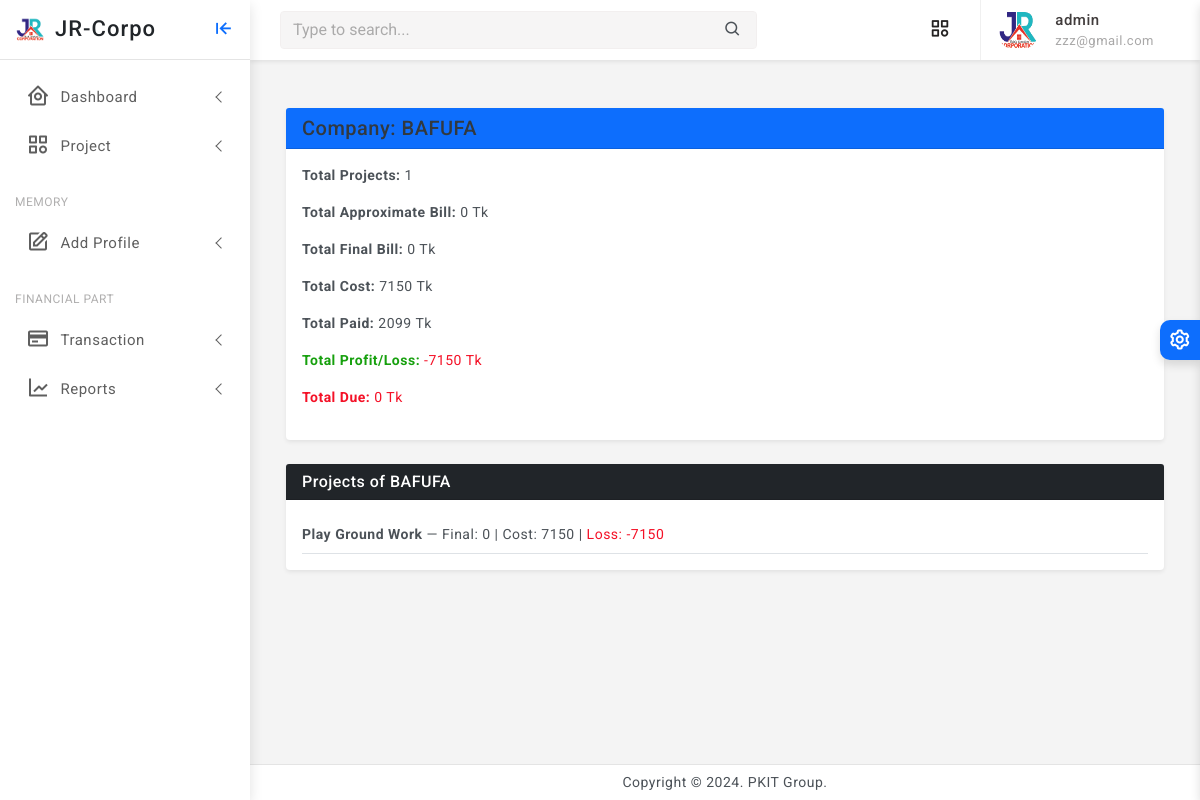
Before: /company/8/summary/ (signed in) with the older database file.
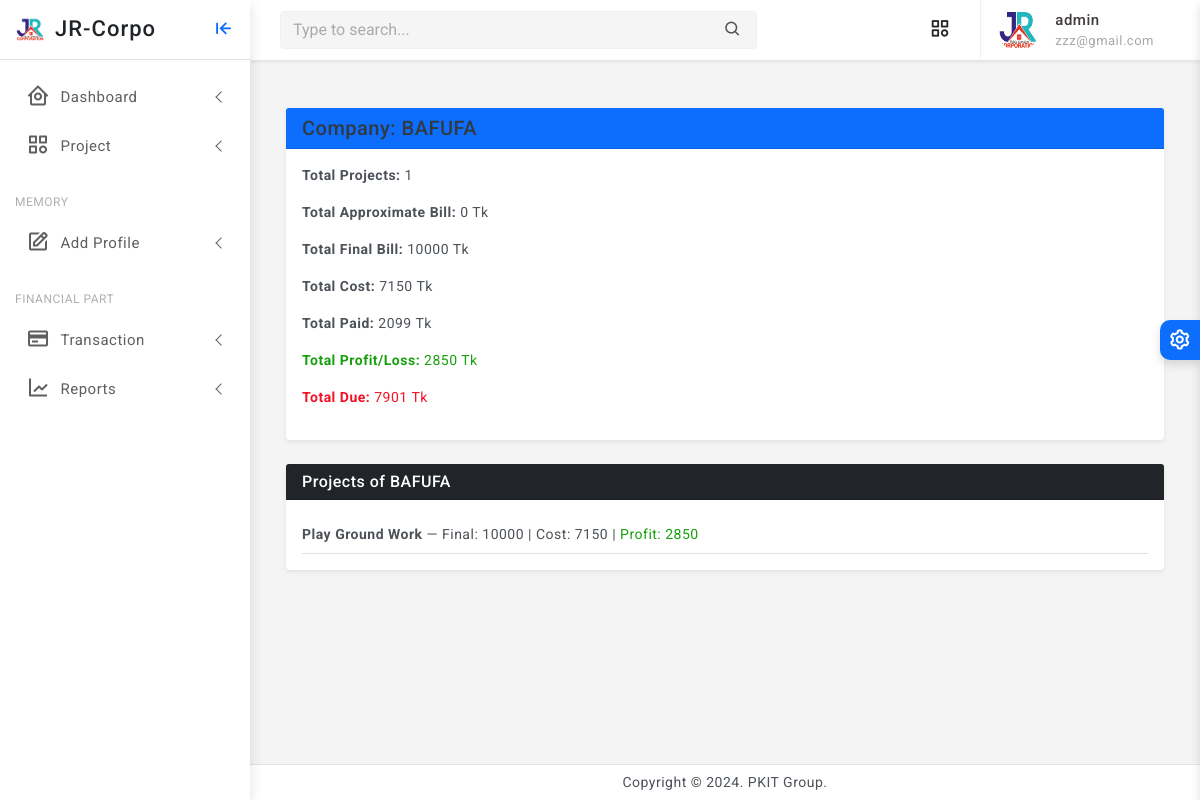
After: the same page with the newer database file.
### core/models.py (models this page shows, shortened)
class Project(models.Model):
    STATUS_CHOICES = [
        ('RUNNING', 'Running'),
        ('TRIAL', 'Trial Period'),
        ('CLOSED', 'Closed'),
        ('OTHER', 'Other'),
    ]
    company = models.ForeignKey(Company, on_delete=models.CASCADE, related_name='projects')
    name = models.CharField(max_length=255)
    location = models.CharField(max_length=255)
    approximate_bill = models.PositiveIntegerField(default=0)
    current_cost = models.PositiveIntegerField(default=0, null=True, blank=True)
    final_bill = models.PositiveIntegerField(default=0, null=True, blank=True)
    current_paid = models.PositiveIntegerField(default=0, null=True, blank=True)
    created_at = models.DateTimeField(auto_now_add=True)
    updated_at = models.DateTimeField(auto_now=True)
    status = models.CharField(max_length=10, null=True, blank=True, choices=STATUS_CHOICES, default='RUNNING')
    @property
    def profit_or_loss(self):
        if self.final_bill is not None and self.current_cost is not None:
            return self.final_bill - self.current_cost
        return 0
    @property
    def due(self):
        if self.final_bill and self.final_bill > 0:
            return self.final_bill - (self.current_paid or 0)
        return 0

### core/views.py (the view)
# urls.py: path('company/<int:company_id>/summary/', views.company_projects_summary, name='company_projects_summary'),
@staff_required
def company_projects_summary(request, company_id):
    company = get_object_or_404(Company, pk=company_id)
    projects = company.projects.all()
    total_approximate = projects.aggregate(total=Sum('approximate_bill'))['total'] or 0
    total_final = projects.aggregate(total=Sum('final_bill'))['total'] or 0
    total_cost = projects.aggregate(total=Sum('current_cost'))['total'] or 0
    total_paid = projects.aggregate(total=Sum('current_paid'))['total'] or 0
    total_profit_or_loss = sum(p.profit_or_loss for p in projects)
    total_due = sum(p.due for p in projects)
    context = {
        'company': company,
        'projects': projects,
        'summary': {
            'approximate': total_approximate,
            'final': total_final,
            'cost': total_cost,
            'paid': total_paid,
            'profit_or_loss': total_profit_or_loss,
            'total_due': total_due,
        }
    }
    return render(request, 'project/company_single_summary.html', context)

### core/views.py (called while the page is built)
def staff_required(view_func):
    return user_passes_test(lambda u: u.is_authenticated and u.is_staff)(view_func)

### core/templates/project/company_single_summary.html
{% extends 'partials/base0.html' %}
{% block content %}
<div class="container mt-4">
    <div class="card shadow-sm mb-4">
        <div class="card-header bg-primary text-white">
            <h5 class="mb-0">Company: {{ company.name }}</h5>
        </div>
        <div class="card-body">
            <p><strong>Total Projects:</strong> {{ projects|length }}</p>
            <p><strong>Total Approximate Bill:</strong> {{ summary.approximate }} Tk</p>
            <p><strong>Total Final Bill:</strong> {{ summary.final }} Tk</p>
            <p><strong>Total Cost:</strong> {{ summary.cost }} Tk</p>
            <p><strong>Total Paid:</strong> {{ summary.paid }} Tk</p>
            <p>
                <strong class="text-success">Total Profit/Loss:</strong>
                <span class="{% if summary.profit_or_loss < 0 %}text-danger{% else %}text-success{% endif %}">
                    {{ summary.profit_or_loss }} Tk
                </span>
            </p>
            <p><strong class="text-danger">Total Due:</strong> <span class="text-danger">{{ summary.total_due }} Tk</span></p>
        </div>
    </div>
    <div class="card shadow-sm">
        <div class="card-header bg-dark text-white">
            <h6 class="mb-0 text-white">Projects of {{ company.name }}</h6>
        </div>
        <div class="card-body">
            {% for project in projects %}
                <div class="border-bottom py-2">
                    <strong>{{ project.name }}</strong> —
                    Final: {{ project.final_bill }} | Cost: {{ project.current_cost }} |
                    {% if project.profit_or_loss < 0 %}
                        <span class="text-danger">Loss: {{ project.profit_or_loss }}</span>
                    {% else %}
                        <span class="text-success">Profit: {{ project.profit_or_loss }}</span>
                    {% endif %}
                </div>
            {% empty %}
                <p class="text-muted">No projects found.</p>
            {% endfor %}
        </div>
    </div>
</div>
{% endblock %}

Changed rows visible on the page:
changed Project "Play Ground Work": final_bill "0" → "10000"; profit_or_loss "-7150" → "2850"; final_bill "Loss:" → "Profit:"
Other visible differences:
{{ summary.final }}: "0" → "10000"
{{ summary.profit_or_loss }}: "-7150" → "2850"
{{ summary.total_due }}: "0" → "7901"
